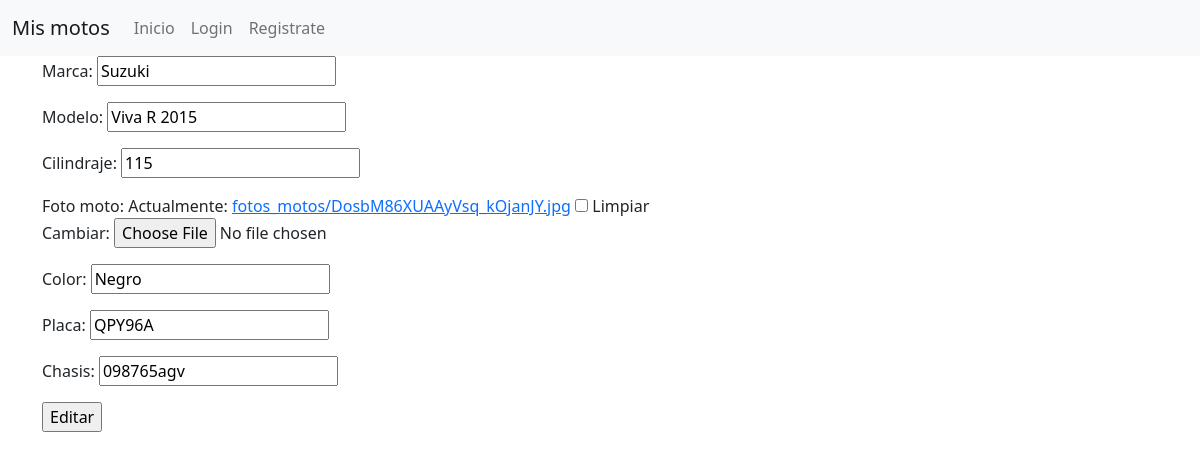
Screenshot of /moto_editar/8/ with the database file from the repository.
### apps/motos/models.py (models this page shows, shortened)
class Moto(models.Model):
    marca = models.CharField(max_length=100)
    modelo = models.CharField(max_length=100)
    cilindraje = models.IntegerField()
    foto_moto = models.ImageField(upload_to='fotos_motos', null=True, blank=True)
    color = models.CharField(max_length=100)
    placa = models.CharField(unique=True, max_length=100)
    chasis = models.CharField(unique=True, max_length=100)

### apps/motos/views.py (the view)
# urls.py: path('moto_editar/<int:id_moto>/', moto_editar_view, name='moto_editar'),
def moto_editar_view(request, id_moto):
    moto = Moto.objects.get(id = id_moto)
    if request.method == 'POST':
        formulario = agregar_moto_form(request.POST, request.FILES, instance=moto)
        if formulario.is_valid():
            formulario.save()
            return redirect('/mis_motos/')
    else:
        formulario=agregar_moto_form(instance=moto)
    return render(request, 'motos/moto_editar.html', locals())

### apps/motos/forms.py
class agregar_moto_form (forms.ModelForm):
    class Meta:
        model = Moto
        fields = '__all__'
        exclude = ['propietario']

### apps/contexto_procesador.py (called while the page is built)
def numero_traspasos(request):
    try:
        noti = Historial.objects.filter(estado = 'Pendiente new', propietario__id_usuario = request.user).count()
        if noti == 0:
            noti = ""
    except:
        noti = 0
    return noti

def my_processor(request):
        context = {'ctx_noti': numero_traspasos(request),}
        return context

### templates/motos/moto_editar.html (shortened to what this page needs)
{% extends 'base.html' %}
{% block contenido %}
<form action="" method="POST" enctype="multipart/form-data">
    {{ formulario.as_p }}
    <input type="submit" value="Editar">
</form>
{% endblock contenido %}

### rows the page displays
Moto: marca "Suzuki", modelo "Viva R 2015", cilindraje "115", color "Negro", placa "QPY96A", chasis "098765agv"
